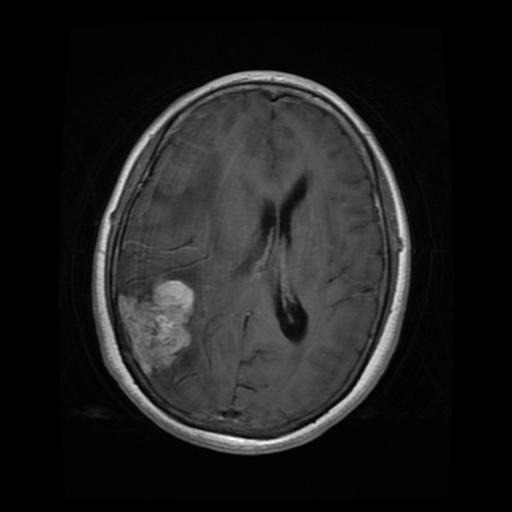
#> input picture archive/Training/meningioma/Tr-meTr_0007.jpg, 512 x 512 px, found by its file name
$ python main2.py   (older library calls are emulated)
#> lines starting #> are read from the running program, lines starting #| are printed output that depends on the picture; after the words box and inside, x2 and y2 are one past the last pixel; in counts of white or black regions, pixels touching at a corner belong together
import cv2
import numpy as np
import matplotlib.pyplot as plt
import os
from skimage.feature import graycomatrix, graycoprops

# Función para calcular las características GLCM (corregida)
def extract_glcm_features(image, distances=[1], angles=[0, np.pi/4, np.pi/2, 3*np.pi/4], levels=256):
    # Verificar si la imagen es uniforme
    if np.std(image) == 0:
        raise ValueError("Imagen uniforme: no se puede calcular GLCM")

    # Calcular la matriz GLCM
    glcm = graycomatrix(image, distances=distances, angles=angles, levels=levels, symmetric=True, normed=True)

    # Calcular propiedades GLCM (manejo de NaN en correlación)
    try:
        contrast = graycoprops(glcm, 'contrast').mean()
        dissimilarity = graycoprops(glcm, 'dissimilarity').mean()
        homogeneity = graycoprops(glcm, 'homogeneity').mean()
        asm = graycoprops(glcm, 'ASM').mean()
        energy = graycoprops(glcm, 'energy').mean()
        correlation = np.nan_to_num(graycoprops(glcm, 'correlation').mean())  # Manejar NaN
        variance = graycoprops(glcm, 'variance').mean()
        entropy = graycoprops(glcm, 'entropy').mean()
    except Exception as e:
        raise ValueError(f"Error en propiedades GLCM: {e}")

    return np.array([contrast, dissimilarity, homogeneity, asm, energy, correlation, variance, entropy])

# Función para preprocesar la imagen (sin cambios)
def preprocess_image(image_path):
    img = cv2.imread(image_path, cv2.IMREAD_GRAYSCALE)
#> img is the input picture: shape (512, 512); min 0, max 254, mean 29.8
    if img is None:
        raise ValueError(f"Error al cargar: {image_path}")

    # Ecualización y binarización
    equalized_img = cv2.equalizeHist(img)
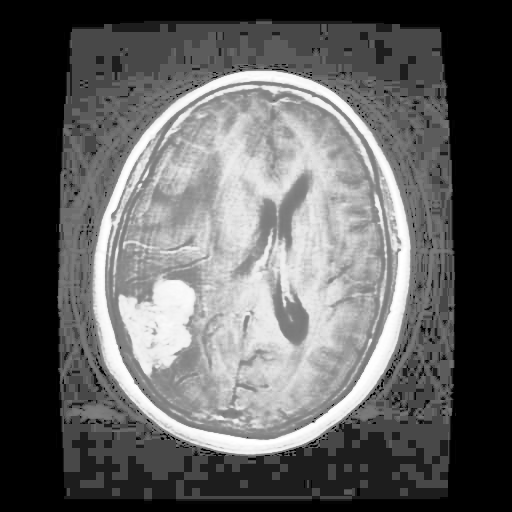
#> equalized_img: shape (512, 512); min 0, max 255, mean 96.1
    _, binary_img = cv2.threshold(equalized_img, 228, 255, cv2.THRESH_BINARY)
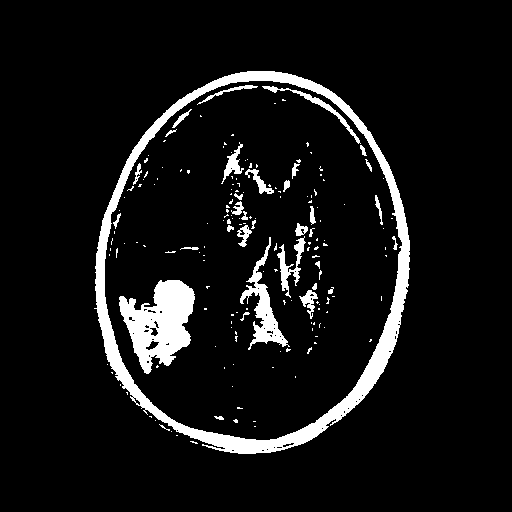
#> binary_img: shape (512, 512); 7.9% white; 177 white regions (143 under 20 px), largest, box (x1, y1, x2, y2) and area: (94, 71, 410, 454) 11184, (119, 280, 195, 374) 4087, (240, 237, 290, 350) 1438

    # Comparativas umbralizacion global
    """ _, binary_img_global = cv2.threshold(equalized_img, 228, 255, cv2.THRESH_BINARY)
    plt.imshow(binary_img_global, cmap='gray')
    plt.title("Umbralización Global")
    plt.show() """

    # Comparativas umbralizacion adaptativa
    """ binary_img_adaptive = cv2.adaptiveThreshold(
        equalized_img, 255, cv2.ADAPTIVE_THRESH_GAUSSIAN_C, cv2.THRESH_BINARY, 11, 2
    )
    plt.imshow(binary_img_adaptive, cmap='gray')
    plt.title("Umbralización Adaptativa")
    plt.show() """
    # Operaciones morfológicas
    kernel = cv2.getStructuringElement(cv2.MORPH_ELLIPSE, (5, 5))
    eroded_img = cv2.erode(binary_img, kernel)
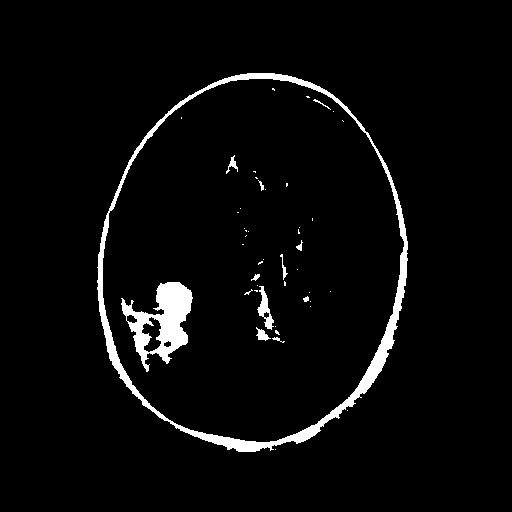
#> eroded_img: shape (512, 512); 3.8% white; 46 white regions (34 under 20 px), largest, box (x1, y1, x2, y2) and area: (97, 73, 408, 452) 6316, (121, 282, 193, 372) 2870, (257, 286, 274, 330) 300
    dilated_img = cv2.dilate(eroded_img, kernel)
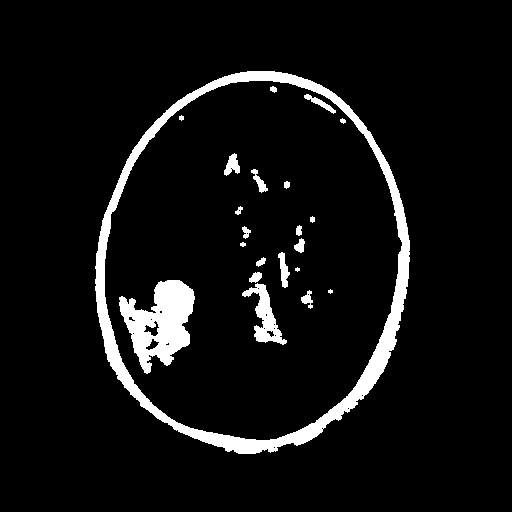
#> dilated_img: shape (512, 512); 6.6% white; 22 white regions (2 under 20 px), largest, box (x1, y1, x2, y2) and area: (95, 71, 410, 454) 10870, (119, 280, 195, 374) 3953, (242, 283, 287, 345) 1015

    return dilated_img

# Procesamiento de imágenes (ajustes en el manejo de errores)
base_dir = "C:/Users/Jose/Downloads/archive/Training"
categories = ["meningioma","notumor"]

features, labels = [], []

for category in categories:
    category_dir = os.path.join(base_dir, category)
    for filename in os.listdir(category_dir):
        if filename.endswith(".jpg"):
            image_path = os.path.join(category_dir, filename)
            try:
                print("procesando imagen:"+filename)
                processed_img = preprocess_image(image_path)

                # Verificación adicional de imagen binaria
                if np.all(processed_img == 0) or np.all(processed_img == 255):
                    print(f"Imagen binaria uniforme: {image_path}")
                    continue

                glcm_features = extract_glcm_features(processed_img)
#> in extract_glcm_features, `contrast = graycoprops(glcm, 'contrast').mean()`: contrast = 715.6
#> in extract_glcm_features, `dissimilarity = graycoprops(glcm, 'dissimilarity').mean()`: dissimilarity = 2.81
#> in extract_glcm_features, `homogeneity = graycoprops(glcm, 'homogeneity').mean()`: homogeneity = 0.989
#> in extract_glcm_features, `asm = graycoprops(glcm, 'ASM').mean()`: asm = 0.865
#> in extract_glcm_features, `energy = graycoprops(glcm, 'energy').mean()`: energy = 0.93
#> in extract_glcm_features, `correlation = np.nan_to_num(graycoprops(glcm, 'correlation').mean())`: correlation = 0.911
#> in extract_glcm_features, `variance = graycoprops(glcm, 'variance').mean()`: variance = 4027.2
#> in extract_glcm_features, `entropy = graycoprops(glcm, 'entropy').mean()`: entropy = 0.297
#> glcm_features = [715.6, 2.81, 0.989, 0.865, 0.93, 0.911, 4027.2, 0.297]
#> (the run stopped early here; a loop or call above may not have finished)
